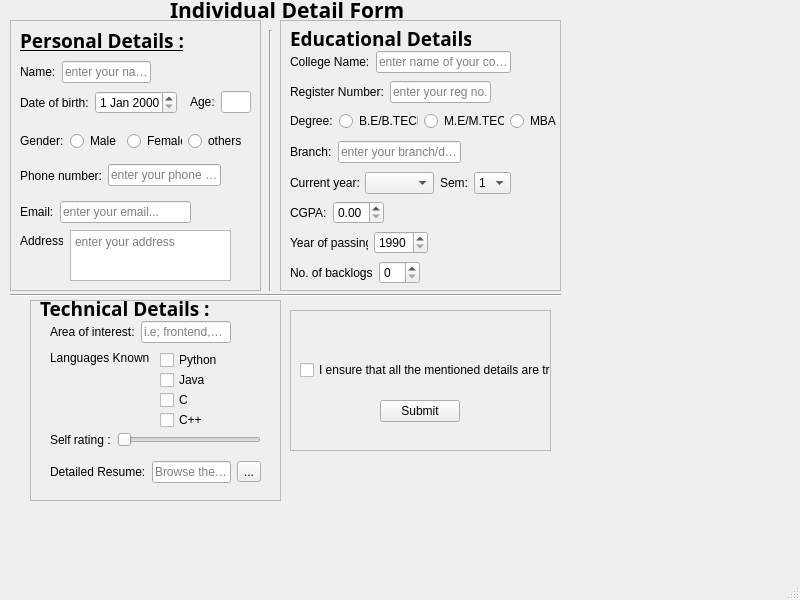
<?xml version="1.0" encoding="UTF-8"?>
<ui version="4.0">
 <class>MainWindow</class>
 <widget class="QMainWindow" name="MainWindow">
  <property name="geometry">
   <rect>
    <x>0</x>
    <y>0</y>
    <width>800</width>
    <height>600</height>
   </rect>
  </property>
  <property name="windowTitle">
   <string>MainWindow</string>
  </property>
  <widget class="QWidget" name="centralwidget">
   <widget class="QFrame" name="GeneralDetails">
    <property name="geometry">
     <rect>
      <x>10</x>
      <y>20</y>
      <width>251</width>
      <height>271</height>
     </rect>
    </property>
    <property name="frameShape">
     <enum>QFrame::StyledPanel</enum>
    </property>
    <property name="frameShadow">
     <enum>QFrame::Raised</enum>
    </property>
    <widget class="QLabel" name="label_7">
     <property name="geometry">
      <rect>
       <x>10</x>
       <y>210</y>
       <width>43</width>
       <height>22</height>
      </rect>
     </property>
     <property name="text">
      <string>Address:</string>
     </property>
    </widget>
    <widget class="QTextEdit" name="textEdit">
     <property name="geometry">
      <rect>
       <x>60</x>
       <y>210</y>
       <width>161</width>
       <height>51</height>
      </rect>
     </property>
     <property name="html">
      <string>&lt;!DOCTYPE HTML PUBLIC &quot;-//W3C//DTD HTML 4.0//EN&quot; &quot;http://www.w3.org/TR/REC-html40/strict.dtd&quot;&gt;
&lt;html&gt;&lt;head&gt;&lt;meta name=&quot;qrichtext&quot; content=&quot;1&quot; /&gt;&lt;style type=&quot;text/css&quot;&gt;
p, li { white-space: pre-wrap; }
&lt;/style&gt;&lt;/head&gt;&lt;body style=&quot; font-family:'MS Shell Dlg 2'; font-size:8pt; font-weight:400; font-style:normal;&quot;&gt;
&lt;p style=&quot;-qt-paragraph-type:empty; margin-top:0px; margin-bottom:0px; margin-left:0px; margin-right:0px; -qt-block-indent:0; text-indent:0px;&quot;&gt;&lt;br /&gt;&lt;/p&gt;&lt;/body&gt;&lt;/html&gt;</string>
     </property>
     <property name="placeholderText">
      <string>enter your address</string>
     </property>
    </widget>
    <widget class="QLabel" name="label_8">
     <property name="geometry">
      <rect>
       <x>10</x>
       <y>10</y>
       <width>171</width>
       <height>21</height>
      </rect>
     </property>
     <property name="font">
      <font>
       <family>Perpetua</family>
       <pointsize>14</pointsize>
       <weight>75</weight>
       <italic>false</italic>
       <bold>true</bold>
       <underline>true</underline>
      </font>
     </property>
     <property name="autoFillBackground">
      <bool>false</bool>
     </property>
     <property name="text">
      <string>Personal Details :</string>
     </property>
     <property name="textFormat">
      <enum>Qt::MarkdownText</enum>
     </property>
    </widget>
    <widget class="QWidget" name="">
     <property name="geometry">
      <rect>
       <x>10</x>
       <y>40</y>
       <width>131</width>
       <height>24</height>
      </rect>
     </property>
     <layout class="QHBoxLayout" name="horizontalLayout">
      <item>
       <widget class="QLabel" name="label">
        <property name="text">
         <string>Name:</string>
        </property>
       </widget>
      </item>
      <item>
       <widget class="QLineEdit" name="lineEdit">
        <property name="placeholderText">
         <string>enter your name</string>
        </property>
       </widget>
      </item>
     </layout>
    </widget>
    <widget class="QWidget" name="">
     <property name="geometry">
      <rect>
       <x>10</x>
       <y>180</y>
       <width>171</width>
       <height>24</height>
      </rect>
     </property>
     <layout class="QHBoxLayout" name="horizontalLayout_6">
      <item>
       <widget class="QLabel" name="label_6">
        <property name="text">
         <string>Email:</string>
        </property>
       </widget>
      </item>
      <item>
       <widget class="QLineEdit" name="lineEdit_4">
        <property name="placeholderText">
         <string>enter your email...</string>
        </property>
       </widget>
      </item>
     </layout>
    </widget>
    <widget class="QWidget" name="">
     <property name="geometry">
      <rect>
       <x>10</x>
       <y>70</y>
       <width>157</width>
       <height>25</height>
      </rect>
     </property>
     <layout class="QHBoxLayout" name="horizontalLayout_2">
      <item>
       <widget class="QLabel" name="label_3">
        <property name="text">
         <string>Date of birth:</string>
        </property>
       </widget>
      </item>
      <item>
       <widget class="QDateEdit" name="dateEdit"/>
      </item>
     </layout>
    </widget>
    <widget class="QWidget" name="">
     <property name="geometry">
      <rect>
       <x>10</x>
       <y>110</y>
       <width>223</width>
       <height>22</height>
      </rect>
     </property>
     <layout class="QHBoxLayout" name="horizontalLayout_3">
      <item>
       <widget class="QLabel" name="label_4">
        <property name="text">
         <string>Gender:</string>
        </property>
       </widget>
      </item>
      <item>
       <widget class="QRadioButton" name="radioButton">
        <property name="text">
         <string>Male</string>
        </property>
       </widget>
      </item>
      <item>
       <widget class="QRadioButton" name="radioButton_2">
        <property name="text">
         <string>Female</string>
        </property>
       </widget>
      </item>
      <item>
       <widget class="QRadioButton" name="radioButton_3">
        <property name="text">
         <string>others</string>
        </property>
       </widget>
      </item>
     </layout>
    </widget>
    <widget class="QWidget" name="">
     <property name="geometry">
      <rect>
       <x>180</x>
       <y>70</y>
       <width>61</width>
       <height>24</height>
      </rect>
     </property>
     <layout class="QHBoxLayout" name="horizontalLayout_4">
      <item>
       <widget class="QLabel" name="label_2">
        <property name="text">
         <string>Age:</string>
        </property>
       </widget>
      </item>
      <item>
       <widget class="QLineEdit" name="lineEdit_2">
        <property name="placeholderText">
         <string/>
        </property>
       </widget>
      </item>
     </layout>
    </widget>
    <widget class="QWidget" name="">
     <property name="geometry">
      <rect>
       <x>10</x>
       <y>140</y>
       <width>201</width>
       <height>31</height>
      </rect>
     </property>
     <layout class="QHBoxLayout" name="horizontalLayout_7">
      <item>
       <widget class="QLabel" name="label_5">
        <property name="text">
         <string>Phone number:</string>
        </property>
       </widget>
      </item>
      <item>
       <widget class="QLineEdit" name="lineEdit_3">
        <property name="placeholderText">
         <string>enter your phone no.</string>
        </property>
       </widget>
      </item>
     </layout>
    </widget>
   </widget>
   <widget class="QFrame" name="frame_2">
    <property name="geometry">
     <rect>
      <x>280</x>
      <y>20</y>
      <width>281</width>
      <height>271</height>
     </rect>
    </property>
    <property name="frameShape">
     <enum>QFrame::StyledPanel</enum>
    </property>
    <property name="frameShadow">
     <enum>QFrame::Raised</enum>
    </property>
    <widget class="QLabel" name="label_15">
     <property name="geometry">
      <rect>
       <x>10</x>
       <y>10</y>
       <width>181</width>
       <height>16</height>
      </rect>
     </property>
     <property name="font">
      <font>
       <family>Perpetua</family>
       <pointsize>14</pointsize>
       <weight>75</weight>
       <bold>true</bold>
       <underline>true</underline>
      </font>
     </property>
     <property name="text">
      <string>Educational Details :</string>
     </property>
    </widget>
    <widget class="QWidget" name="">
     <property name="geometry">
      <rect>
       <x>10</x>
       <y>150</y>
       <width>221</width>
       <height>26</height>
      </rect>
     </property>
     <layout class="QHBoxLayout" name="horizontalLayout_13">
      <item>
       <layout class="QHBoxLayout" name="horizontalLayout_12">
        <item>
         <widget class="QLabel" name="label_13">
          <property name="text">
           <string>Current year:</string>
          </property>
         </widget>
        </item>
        <item>
         <widget class="QComboBox" name="comboBox">
          <property name="currentText">
           <string/>
          </property>
          <property name="placeholderText">
           <string>Select year</string>
          </property>
          <item>
           <property name="text">
            <string>Select year</string>
           </property>
          </item>
          <item>
           <property name="text">
            <string>1st year</string>
           </property>
          </item>
          <item>
           <property name="text">
            <string>2nd year</string>
           </property>
          </item>
          <item>
           <property name="text">
            <string>3rd year</string>
           </property>
          </item>
          <item>
           <property name="text">
            <string>4th year</string>
           </property>
          </item>
         </widget>
        </item>
       </layout>
      </item>
      <item>
       <widget class="QLabel" name="label_14">
        <property name="text">
         <string>Sem:</string>
        </property>
       </widget>
      </item>
      <item>
       <widget class="QComboBox" name="comboBox_2">
        <item>
         <property name="text">
          <string>1</string>
         </property>
        </item>
        <item>
         <property name="text">
          <string>2</string>
         </property>
        </item>
        <item>
         <property name="text">
          <string>3</string>
         </property>
        </item>
        <item>
         <property name="text">
          <string>4</string>
         </property>
        </item>
        <item>
         <property name="text">
          <string>5</string>
         </property>
        </item>
        <item>
         <property name="text">
          <string>6</string>
         </property>
        </item>
       </widget>
      </item>
     </layout>
    </widget>
    <widget class="QWidget" name="">
     <property name="geometry">
      <rect>
       <x>10</x>
       <y>30</y>
       <width>221</width>
       <height>24</height>
      </rect>
     </property>
     <layout class="QHBoxLayout" name="horizontalLayout_5">
      <item>
       <widget class="QLabel" name="label_9">
        <property name="text">
         <string>College Name:</string>
        </property>
       </widget>
      </item>
      <item>
       <widget class="QLineEdit" name="lineEdit_5">
        <property name="placeholderText">
         <string>enter name of your college</string>
        </property>
       </widget>
      </item>
     </layout>
    </widget>
    <widget class="QWidget" name="">
     <property name="geometry">
      <rect>
       <x>10</x>
       <y>60</y>
       <width>201</width>
       <height>24</height>
      </rect>
     </property>
     <layout class="QHBoxLayout" name="horizontalLayout_8">
      <item>
       <widget class="QLabel" name="label_10">
        <property name="text">
         <string>Register Number:</string>
        </property>
       </widget>
      </item>
      <item>
       <widget class="QLineEdit" name="lineEdit_6">
        <property name="placeholderText">
         <string>enter your reg no.</string>
        </property>
       </widget>
      </item>
     </layout>
    </widget>
    <widget class="QWidget" name="">
     <property name="geometry">
      <rect>
       <x>10</x>
       <y>90</y>
       <width>271</width>
       <height>22</height>
      </rect>
     </property>
     <layout class="QHBoxLayout" name="horizontalLayout_10">
      <item>
       <widget class="QLabel" name="label_11">
        <property name="text">
         <string>Degree:</string>
        </property>
       </widget>
      </item>
      <item>
       <widget class="QRadioButton" name="radioButton_4">
        <property name="text">
         <string>B.E/B.TECH</string>
        </property>
       </widget>
      </item>
      <item>
       <widget class="QRadioButton" name="radioButton_5">
        <property name="text">
         <string>M.E/M.TECH</string>
        </property>
       </widget>
      </item>
      <item>
       <widget class="QRadioButton" name="radioButton_6">
        <property name="text">
         <string>MBA</string>
        </property>
       </widget>
      </item>
     </layout>
    </widget>
    <widget class="QWidget" name="">
     <property name="geometry">
      <rect>
       <x>10</x>
       <y>120</y>
       <width>171</width>
       <height>24</height>
      </rect>
     </property>
     <layout class="QHBoxLayout" name="horizontalLayout_11">
      <item>
       <widget class="QLabel" name="label_12">
        <property name="text">
         <string>Branch:</string>
        </property>
       </widget>
      </item>
      <item>
       <widget class="QLineEdit" name="lineEdit_7">
        <property name="placeholderText">
         <string>enter your branch/dept</string>
        </property>
       </widget>
      </item>
     </layout>
    </widget>
    <widget class="QWidget" name="">
     <property name="geometry">
      <rect>
       <x>10</x>
       <y>180</y>
       <width>94</width>
       <height>25</height>
      </rect>
     </property>
     <layout class="QHBoxLayout" name="horizontalLayout_14">
      <item>
       <widget class="QLabel" name="label_16">
        <property name="text">
         <string>CGPA:</string>
        </property>
       </widget>
      </item>
      <item>
       <widget class="QDoubleSpinBox" name="doubleSpinBox"/>
      </item>
     </layout>
    </widget>
    <widget class="QWidget" name="">
     <property name="geometry">
      <rect>
       <x>10</x>
       <y>210</y>
       <width>138</width>
       <height>25</height>
      </rect>
     </property>
     <layout class="QHBoxLayout" name="horizontalLayout_15">
      <item>
       <widget class="QLabel" name="label_18">
        <property name="text">
         <string>Year of passing:</string>
        </property>
       </widget>
      </item>
      <item>
       <widget class="QSpinBox" name="spinBox">
        <property name="minimum">
         <number>1990</number>
        </property>
        <property name="maximum">
         <number>2030</number>
        </property>
       </widget>
      </item>
     </layout>
    </widget>
    <widget class="QWidget" name="">
     <property name="geometry">
      <rect>
       <x>10</x>
       <y>240</y>
       <width>130</width>
       <height>25</height>
      </rect>
     </property>
     <layout class="QHBoxLayout" name="horizontalLayout_16">
      <item>
       <widget class="QLabel" name="label_17">
        <property name="text">
         <string>No. of backlogs :</string>
        </property>
       </widget>
      </item>
      <item>
       <widget class="QSpinBox" name="spinBox_2">
        <property name="maximum">
         <number>62</number>
        </property>
       </widget>
      </item>
     </layout>
    </widget>
   </widget>
   <widget class="Line" name="line">
    <property name="geometry">
     <rect>
      <x>255</x>
      <y>30</y>
      <width>31</width>
      <height>261</height>
     </rect>
    </property>
    <property name="orientation">
     <enum>Qt::Vertical</enum>
    </property>
   </widget>
   <widget class="Line" name="line_2">
    <property name="geometry">
     <rect>
      <x>10</x>
      <y>280</y>
      <width>551</width>
      <height>31</height>
     </rect>
    </property>
    <property name="orientation">
     <enum>Qt::Horizontal</enum>
    </property>
   </widget>
   <widget class="QFrame" name="frame">
    <property name="geometry">
     <rect>
      <x>30</x>
      <y>300</y>
      <width>251</width>
      <height>201</height>
     </rect>
    </property>
    <property name="frameShape">
     <enum>QFrame::StyledPanel</enum>
    </property>
    <property name="frameShadow">
     <enum>QFrame::Raised</enum>
    </property>
    <widget class="QLabel" name="label_21">
     <property name="geometry">
      <rect>
       <x>20</x>
       <y>50</y>
       <width>101</width>
       <height>16</height>
      </rect>
     </property>
     <property name="text">
      <string>Languages Known :</string>
     </property>
    </widget>
    <widget class="QCheckBox" name="checkBox">
     <property name="geometry">
      <rect>
       <x>130</x>
       <y>50</y>
       <width>72</width>
       <height>20</height>
      </rect>
     </property>
     <property name="text">
      <string>Python</string>
     </property>
    </widget>
    <widget class="QCheckBox" name="checkBox_2">
     <property name="geometry">
      <rect>
       <x>130</x>
       <y>70</y>
       <width>72</width>
       <height>20</height>
      </rect>
     </property>
     <property name="text">
      <string>Java</string>
     </property>
    </widget>
    <widget class="QCheckBox" name="checkBox_3">
     <property name="geometry">
      <rect>
       <x>130</x>
       <y>90</y>
       <width>72</width>
       <height>20</height>
      </rect>
     </property>
     <property name="text">
      <string>C</string>
     </property>
    </widget>
    <widget class="QCheckBox" name="checkBox_4">
     <property name="geometry">
      <rect>
       <x>130</x>
       <y>110</y>
       <width>72</width>
       <height>20</height>
      </rect>
     </property>
     <property name="text">
      <string>C++</string>
     </property>
    </widget>
    <widget class="QLabel" name="label_23">
     <property name="geometry">
      <rect>
       <x>10</x>
       <y>0</y>
       <width>221</width>
       <height>16</height>
      </rect>
     </property>
     <property name="font">
      <font>
       <family>Perpetua</family>
       <pointsize>14</pointsize>
       <weight>75</weight>
       <bold>true</bold>
       <underline>true</underline>
      </font>
     </property>
     <property name="text">
      <string>Technical Details :</string>
     </property>
    </widget>
    <widget class="QWidget" name="">
     <property name="geometry">
      <rect>
       <x>20</x>
       <y>20</y>
       <width>181</width>
       <height>24</height>
      </rect>
     </property>
     <layout class="QHBoxLayout" name="horizontalLayout_17">
      <item>
       <widget class="QLabel" name="label_19">
        <property name="text">
         <string>Area of interest:</string>
        </property>
       </widget>
      </item>
      <item>
       <widget class="QLineEdit" name="lineEdit_9">
        <property name="placeholderText">
         <string>i.e; frontend,etc..</string>
        </property>
       </widget>
      </item>
     </layout>
    </widget>
    <widget class="QWidget" name="">
     <property name="geometry">
      <rect>
       <x>20</x>
       <y>160</y>
       <width>211</width>
       <height>24</height>
      </rect>
     </property>
     <layout class="QHBoxLayout" name="horizontalLayout_18">
      <item>
       <widget class="QLabel" name="label_24">
        <property name="text">
         <string>Detailed Resume:</string>
        </property>
       </widget>
      </item>
      <item>
       <widget class="QLineEdit" name="lineEdit_10">
        <property name="placeholderText">
         <string>Browse the file</string>
        </property>
       </widget>
      </item>
      <item>
       <widget class="QToolButton" name="toolButton">
        <property name="text">
         <string>...</string>
        </property>
       </widget>
      </item>
     </layout>
    </widget>
    <widget class="QWidget" name="">
     <property name="geometry">
      <rect>
       <x>20</x>
       <y>130</y>
       <width>211</width>
       <height>20</height>
      </rect>
     </property>
     <layout class="QHBoxLayout" name="horizontalLayout_19">
      <item>
       <widget class="QLabel" name="label_22">
        <property name="text">
         <string>Self rating :</string>
        </property>
       </widget>
      </item>
      <item>
       <widget class="QSlider" name="horizontalSlider">
        <property name="maximum">
         <number>10</number>
        </property>
        <property name="orientation">
         <enum>Qt::Horizontal</enum>
        </property>
       </widget>
      </item>
     </layout>
    </widget>
   </widget>
   <widget class="QLabel" name="label_30">
    <property name="geometry">
     <rect>
      <x>170</x>
      <y>0</y>
      <width>241</width>
      <height>20</height>
     </rect>
    </property>
    <property name="font">
     <font>
      <family>Perpetua</family>
      <pointsize>16</pointsize>
      <weight>75</weight>
      <bold>true</bold>
      <underline>true</underline>
     </font>
    </property>
    <property name="text">
     <string>Individual Detail Form</string>
    </property>
   </widget>
   <widget class="QFrame" name="frame_3">
    <property name="geometry">
     <rect>
      <x>290</x>
      <y>310</y>
      <width>261</width>
      <height>141</height>
     </rect>
    </property>
    <property name="frameShape">
     <enum>QFrame::StyledPanel</enum>
    </property>
    <property name="frameShadow">
     <enum>QFrame::Raised</enum>
    </property>
    <widget class="QCheckBox" name="checkBox_5">
     <property name="geometry">
      <rect>
       <x>10</x>
       <y>50</y>
       <width>251</width>
       <height>20</height>
      </rect>
     </property>
     <property name="text">
      <string>I ensure that all the mentioned details are true</string>
     </property>
    </widget>
    <widget class="QPushButton" name="pushButton">
     <property name="geometry">
      <rect>
       <x>90</x>
       <y>90</y>
       <width>80</width>
       <height>22</height>
      </rect>
     </property>
     <property name="text">
      <string>Submit</string>
     </property>
    </widget>
   </widget>
  </widget>
  <widget class="QMenuBar" name="menubar">
   <property name="geometry">
    <rect>
     <x>0</x>
     <y>0</y>
     <width>800</width>
     <height>21</height>
    </rect>
   </property>
  </widget>
  <widget class="QStatusBar" name="statusbar"/>
 </widget>
 <resources/>
 <connections/>
</ui>
